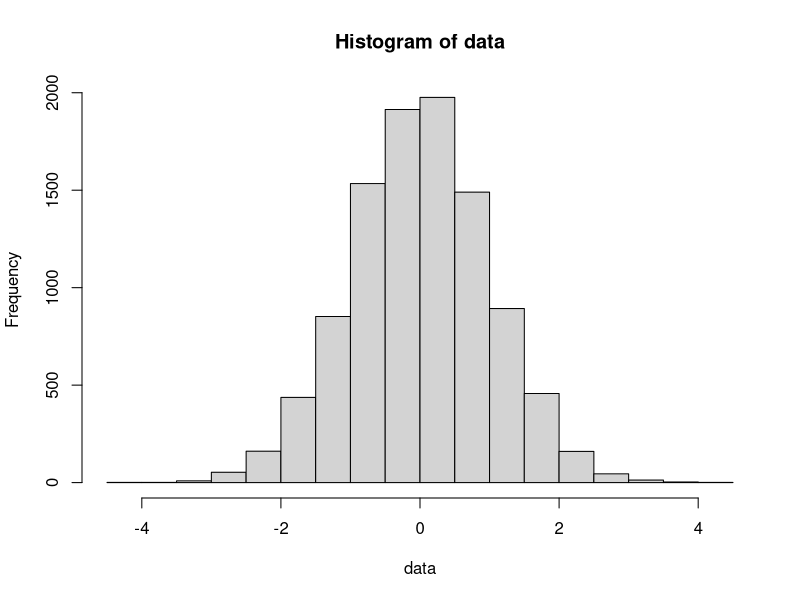

Write the R code that produced this figure. (Note: a time limit stopped this script after it produced the figure.)
#defining the parameters
mu.0=0
sigma=1

#setting the significance level
alpha=0.05

#creating simulated data
n.sim=10^4
data=rnorm(n.sim, mu.0, sigma)
hist(data)

#running a `t.test` - by default the null is mu=0
test=t.test(data)
#summary(test)
test$p.value

#indicator vector of rejections
n.batches=100000
ind=numeric(n.batches)

one.batch<-function(){
  data=rnorm(n.sim, mu.0, sigma)
  test=t.test(data)
  return(test$p.value<alpha)
}

all.batches=replicate(n.batches, one.batch())
#all.batches

mean(all.batches)
